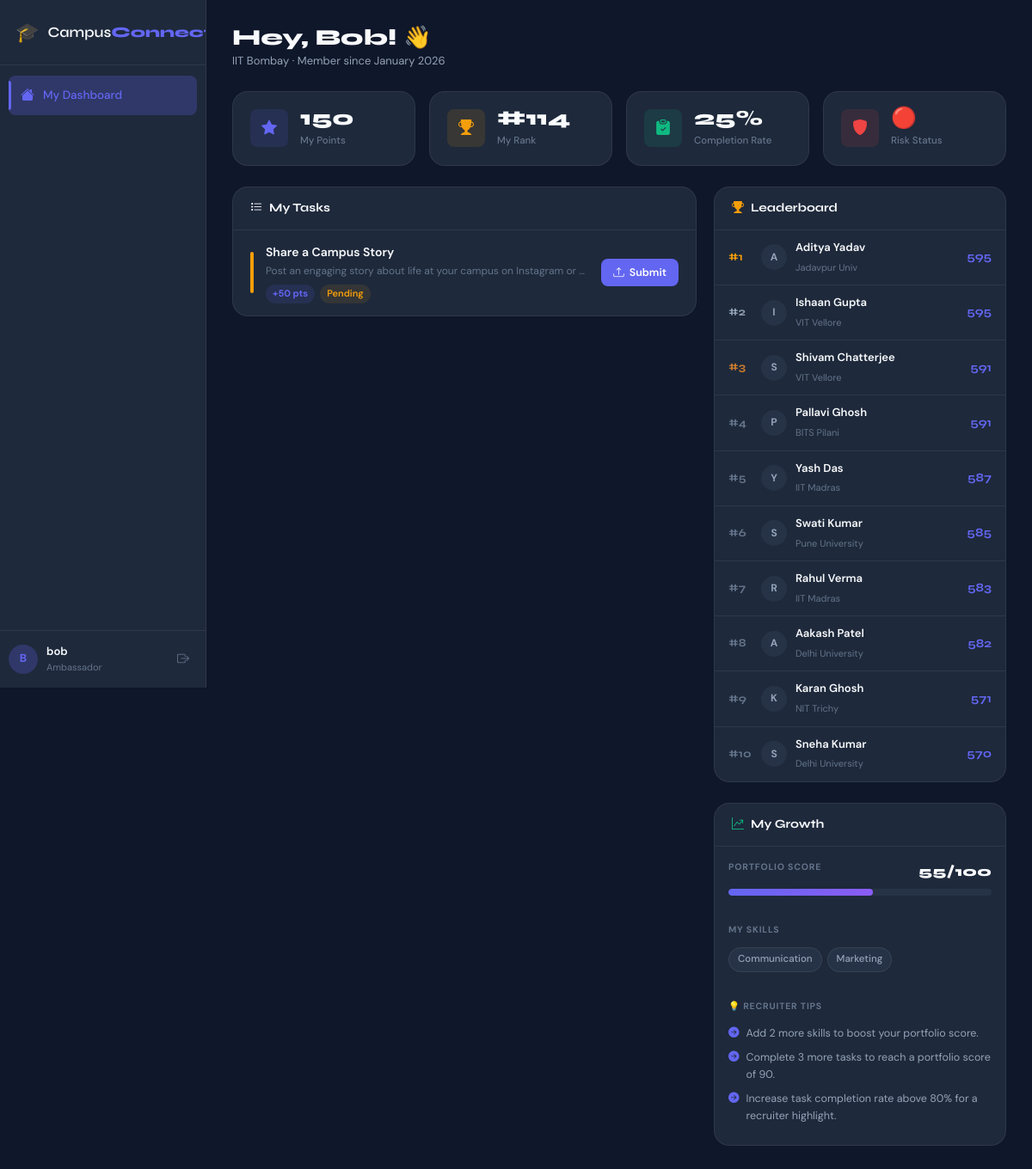
/ambassador/dashboard (signed in), run on the app's committed database.
### models.py (models this page shows, shortened)
class User(UserMixin, db.Model):
    __tablename__ = 'users'
    id            = db.Column(db.Integer, primary_key=True)
    username      = db.Column(db.String(80), unique=True, nullable=False)
    email         = db.Column(db.String(120), unique=True, nullable=False)
    password_hash = db.Column(db.String(256), nullable=False)
    role          = db.Column(db.String(20), nullable=False, default='ambassador')
    created_at    = db.Column(db.DateTime, default=datetime.utcnow)
    ambassador = db.relationship('Ambassador', backref='user', uselist=False)
    def is_admin(self):
        return self.role == 'admin'

class Ambassador(db.Model):
    __tablename__ = 'ambassadors'
    id                = db.Column(db.Integer, primary_key=True)
    user_id           = db.Column(db.Integer, db.ForeignKey('users.id'), nullable=False)
    name              = db.Column(db.String(100), nullable=False)
    college           = db.Column(db.String(150), nullable=False)
    city              = db.Column(db.String(80))
    lat               = db.Column(db.Float)
    lng               = db.Column(db.Float)
    points            = db.Column(db.Integer, default=100)
    rank              = db.Column(db.Integer, default=0)
    risk_score        = db.Column(db.Integer, default=0)
    status            = db.Column(db.String(30), default='active')
    inactive_days     = db.Column(db.Integer, default=0)
    completion_rate   = db.Column(db.Float, default=1.0)
    response_time_hrs = db.Column(db.Float, default=4.0)
    portfolio_score   = db.Column(db.Integer, default=70)
    skills            = db.Column(db.String(200), default='Communication,Marketing')
    intervention_note = db.Column(db.Text)
    joined_at         = db.Column(db.DateTime, default=datetime.utcnow)
    last_active       = db.Column(db.DateTime, default=datetime.utcnow)
    tasks       = db.relationship('TaskAssignment', backref='ambassador', lazy='dynamic')
    submissions = db.relationship('Submission', backref='ambassador', lazy='dynamic')
    def calculate_risk(self):
        risk = 0
        reasons = []
        if self.inactive_days > 3:
            risk += 30
            reasons.append({'factor': f'Inactive {self.inactive_days} days', 'score': 30, 'icon': '😴'})
        if self.completion_rate < 0.5:
            risk += 30
            reasons.append({'factor': f'Task completion {int(self.completion_rate * 100)}%', 'score': 30, 'icon': '📋'})
        elif self.completion_rate < 0.75:
            risk += 15
            reasons.append({'factor': f'Task completion {int(self.completion_rate * 100)}%', 'score': 15, 'icon': '📋'})
        if self.response_time_hrs > 24:
            risk += 20
            reasons.append({'factor': f'Response delay >{int(self.response_time_hrs)}h', 'score': 20, 'icon': '⏱️'})
        elif self.response_time_hrs > 12:
            risk += 10
            reasons.append({'factor': f'Response delay >{int(self.response_time_hrs)}h', 'score': 10, 'icon': '⏱️'})
        self.risk_score = min(risk, 100)
        self.status = 'at_risk' if self.risk_score >= 70 else 'active'
        return self.risk_score, reasons
    def risk_badge(self):
        if self.risk_score >= 70: return '🔴'
        if self.risk_score >= 40: return '🟡'
        return '🟢'

class TaskAssignment(db.Model):
    __tablename__ = 'task_assignments'
    id             = db.Column(db.Integer, primary_key=True)
    task_id        = db.Column(db.Integer, db.ForeignKey('tasks.id'), nullable=False)
    ambassador_id  = db.Column(db.Integer, db.ForeignKey('ambassadors.id'), nullable=False)
    status         = db.Column(db.String(30), default='pending')
    assigned_at    = db.Column(db.DateTime, default=datetime.utcnow)
    auto_assigned  = db.Column(db.Boolean, default=False)
    submission = db.relationship('Submission', backref='assignment', uselist=False)

class Task(db.Model):
    __tablename__ = 'tasks'
    id          = db.Column(db.Integer, primary_key=True)
    title       = db.Column(db.String(200), nullable=False)
    description = db.Column(db.Text)
    points      = db.Column(db.Integer, default=50)
    deadline    = db.Column(db.DateTime)
    created_at  = db.Column(db.DateTime, default=datetime.utcnow)
    created_by  = db.Column(db.Integer, db.ForeignKey('users.id'))
    assignments = db.relationship('TaskAssignment', backref='task', lazy='dynamic')

### routes/ambassador.py (the view)
@ambassador_bp.route('/dashboard')
@ambassador_required
def dashboard():
    amb = Ambassador.query.filter_by(user_id=current_user.id).first()
    if not amb:
        flash('Ambassador profile not found.', 'danger')
        return redirect(url_for('auth.logout'))
    amb.calculate_risk()
    db.session.commit()
    assignments = (
        TaskAssignment.query
        .filter_by(ambassador_id=amb.id)
        .order_by(TaskAssignment.assigned_at.desc())
        .all()
    )
    leaderboard = Ambassador.query.order_by(Ambassador.points.desc()).limit(10).all()
    skills = [s.strip() for s in (amb.skills or '').split(',') if s.strip()]
    tips = _growth_tips(amb)
    return render_template(
        'ambassador/dashboard.html',
        amb=amb,
        assignments=assignments,
        leaderboard=leaderboard,
        skills=skills,
        tips=tips,
    )

### routes/ambassador.py (called while the page is built)
def ambassador_required(f):
    @wraps(f)
    def decorated(*args, **kwargs):
        if not current_user.is_authenticated or current_user.role != 'ambassador':
            flash('Ambassador access required.', 'danger')
            return redirect(url_for('auth.login'))
        return f(*args, **kwargs)
    return login_required(decorated)

def _growth_tips(amb):
    tips = []
    skills = [s.strip() for s in (amb.skills or '').split(',')]
    if len(skills) < 4:
        tips.append(f'Add {4 - len(skills)} more skills to boost your portfolio score.')
    if amb.portfolio_score < 90:
        diff = 90 - amb.portfolio_score
        tips.append(f'Complete {max(1, diff // 10)} more tasks to reach a portfolio score of 90.')
    if amb.completion_rate < 0.8:
        tips.append('Increase task completion rate above 80% for a recruiter highlight.')
    if not tips:
        tips.append('Great work! Keep completing tasks to maintain your top ranking.')
    return tips

### templates/ambassador/dashboard.html (shortened to what this page needs)
{% extends "base.html" %}
{% block content %}
<div class="page-header">
  <div>
    <h1 class="page-title">Hey, {{ amb.name.split()[0] }}! 👋</h1>
    <p class="page-sub">{{ amb.college }} · Member since {{ amb.joined_at.strftime('%B %Y') }}</p>
  </div>
</div>
<div class="kpi-grid">
  <div class="kpi-card">
    <div class="kpi-icon" style="background:rgba(99,102,241,0.12);color:#6366f1">
      <i class="bi bi-star-fill"></i>
    </div>
    <div class="kpi-info">
      <span class="kpi-num" id="myPoints">{{ amb.points }}</span>
      <span class="kpi-label">My Points</span>
    </div>
  </div>
  <div class="kpi-card">
    <div class="kpi-icon" style="background:rgba(245,158,11,0.12);color:#f59e0b">
      <i class="bi bi-trophy-fill"></i>
    </div>
    <div class="kpi-info">
      <span class="kpi-num">#{{ amb.rank }}</span>
      <span class="kpi-label">My Rank</span>
    </div>
  </div>
  <div class="kpi-card">
    <div class="kpi-icon" style="background:rgba(16,185,129,0.12);color:#10b981">
      <i class="bi bi-clipboard-check-fill"></i>
    </div>
    <div class="kpi-info">
      <span class="kpi-num">{{ (amb.completion_rate * 100)|int }}%</span>
      <span class="kpi-label">Completion Rate</span>
    </div>
  </div>
  <div class="kpi-card">
    <div class="kpi-icon" style="background:rgba(239,68,68,0.12);color:#{{ 'ef4444' if amb.risk_score >= 70 else 'f59e0b' if amb.risk_score >= 40 else '10b981' }}">
      <i class="bi bi-shield-fill"></i>
    </div>
    <div class="kpi-info">
      <span class="kpi-num">{{ amb.risk_badge() }}</span>
      <span class="kpi-label">Risk Status</span>
    </div>
  </div>
</div>
<div class="dashboard-grid">
  <div class="card-cc col-span-2">
    <div class="card-header-cc">
      <h3><i class="bi bi-list-task me-2"></i>My Tasks</h3>
    </div>
    {% if assignments %}
    <div class="tasks-list">
      {% for ta in assignments %}
      <div class="task-card-row">
        <div class="task-status-indicator {{ ta.status }}"></div>
        <div class="task-main-info">
          <span class="task-title-main">{{ ta.task.title }}</span>
          <span class="task-desc-short">{{ ta.task.description[:80] if ta.task.description else '' }}…</span>
          <div class="task-meta-row">
            <span class="pts-chip">+{{ ta.task.points }} pts</span>
            <span class="status-chip status-{{ ta.status }}">{{ ta.status.title() }}</span>
          </div>
        </div>
        {% if ta.status == 'pending' %}
        <a href="{{ url_for('ambassador.task_detail', assignment_id=ta.id) }}" class="btn-cc-primary btn-sm-cc">
          <i class="bi bi-upload"></i> Submit
        </a>
        {% elif ta.status == 'submitted' %}
        <span class="review-badge">⏳ In Review</span>
        {% elif ta.status == 'verified' %}
        <span class="verified-badge">✅ Done</span>
        {% endif %}
      </div>
      {% endfor %}
    </div>
    {% else %}
    <div class="empty-state">
      <i class="bi bi-inbox" style="font-size:2rem"></i>
      <p>No tasks assigned yet. Check back soon!</p>
    </div>
    {% endif %}
  </div>
  <div>
    <div class="card-cc mb-4">
      <div class="card-header-cc">
        <h3><i class="bi bi-trophy-fill me-2" style="color:#f59e0b"></i>Leaderboard</h3>
      </div>
      {% for a in leaderboard %}
      <div class="lb-row {% if a.id == amb.id %}lb-me{% endif %}">
        <span class="lb-rank {% if loop.index <= 3 %}top-{{ loop.index }}{% endif %}">#{{ loop.index }}</span>
        <div class="lb-avatar">{{ a.name[0] }}</div>
        <div class="lb-info">
          <span class="lb-name">{{ a.name }}{% if a.id == amb.id %} (You){% endif %}</span>
          <span class="lb-college">{{ a.college }}</span>
        </div>
        <span class="lb-pts">{{ a.points }}</span>
      </div>
      {% endfor %}
    </div>
    <div class="card-cc">
      <div class="card-header-cc">
        <h3><i class="bi bi-graph-up-arrow me-2" style="color:#10b981"></i>My Growth</h3>
      </div>
      <div class="portfolio-section p-3">
        <div class="d-flex justify-content-between mb-1">
          <span class="why-title">PORTFOLIO SCORE</span>
          <span class="total-score">{{ amb.portfolio_score }}/100</span>
        </div>
        <div class="portfolio-bar-wrap">
          <div class="portfolio-bar" style="width:{{ amb.portfolio_score }}%"></div>
        </div>
      </div>
      <div class="skills-section p-3">
        <p class="why-title">MY SKILLS</p>
        <div class="skills-wrap">
          {% for s in skills %}
          <span class="skill-chip">{{ s }}</span>
          {% endfor %}
        </div>
      </div>
      <div class="growth-tips p-3">
        <p class="why-title">💡 RECRUITER TIPS</p>
        {% for tip in tips %}
        <div class="tip-row"><i class="bi bi-arrow-right-circle-fill" style="color:#6366f1"></i> {{ tip }}</div>
        {% endfor %}
      </div>
    </div>
  </div>
</div>
{% endblock %}

### templates/base.html (shortened to what this page needs)
<!DOCTYPE html>
<html lang="en">
<head>
  <link href="https://cdn.jsdelivr.net/npm/bootstrap@5.3.2/dist/css/bootstrap.min.css" rel="stylesheet"/>
  <link href="https://cdn.jsdelivr.net/npm/bootstrap-icons@1.11.3/font/bootstrap-icons.css" rel="stylesheet"/>
  <link href="{{ url_for('static', filename='css/style.css') }}" rel="stylesheet"/>
</head>
<body>
{% if current_user.is_authenticated %}
<div class="sidebar" id="sidebar">
  <div class="sidebar-brand">
    <span class="brand-icon">🎓</span>
    <span class="brand-text">Campus<strong>Connect</strong></span>
  </div>
  <nav class="sidebar-nav">
    {% if current_user.is_admin() %}
      <a href="{{ url_for('admin.dashboard') }}" class="nav-item {% if request.endpoint == 'admin.dashboard' %}active{% endif %}">
        <i class="bi bi-grid-1x2-fill"></i><span>Dashboard</span>
      </a>
      <a href="{{ url_for('admin.submissions') }}" class="nav-item {% if request.endpoint == 'admin.submissions' %}active{% endif %}">
        <i class="bi bi-inbox-fill"></i><span>Submissions</span>
        {% set pending_count = pending_submissions_count() if pending_submissions_count is defined else 0 %}
        <span class="badge bg-danger ms-auto" id="sub-badge">●</span>
      </a>
    {% else %}
      <a href="{{ url_for('ambassador.dashboard') }}" class="nav-item {% if request.endpoint == 'ambassador.dashboard' %}active{% endif %}">
        <i class="bi bi-house-fill"></i><span>My Dashboard</span>
      </a>
    {% endif %}
  </nav>
  <div class="sidebar-footer">
    <div class="user-chip">
      <div class="user-avatar">{{ current_user.username[0].upper() }}</div>
      <div class="user-info">
        <span class="user-name">{{ current_user.username }}</span>
        <span class="user-role">{{ current_user.role }}</span>
      </div>
    </div>
    <a href="{{ url_for('auth.logout') }}" class="btn-logout" title="Logout">
      <i class="bi bi-box-arrow-right"></i>
    </a>
  </div>
</div>
<div class="main-content" id="mainContent">
{% endif %}
{% block content %}{% endblock %}
{% if current_user.is_authenticated %}
</div>
{% endif %}
<link rel="stylesheet" href="https://unpkg.com/leaflet@1.9.4/dist/leaflet.css"/>
</body>
</html>

### data on the page
User: username "B", username "bob", role "Ambassador"
Ambassador: name "Bob", college "IIT Bombay", joined_at "January 2026", points "150", rank "114", (amb.completion_rate*100)|int "25", risk_badge "🔴", portfolio_score "55"
TaskAssignment: task "Share a Campus Story", task "Post an engaging story about life at your campus on Instagram or…", task.points "50", status "Pending"
Ambassador: name "A", name "Aditya Yadav", college "Jadavpur Univ", points "595"
Ambassador: name "I", name "Ishaan Gupta", college "VIT Vellore", points "595"
Ambassador: name "S", name "Shivam Chatterjee", college "VIT Vellore", points "591"
Ambassador: name "P", name "Pallavi Ghosh", college "BITS Pilani", points "591"
Ambassador: name "Y", name "Yash Das", college "IIT Madras", points "587"
Ambassador: name "S", name "Swati Kumar", college "Pune University", points "585"
Ambassador: name "R", name "Rahul Verma", college "IIT Madras", points "583"
Ambassador: name "A", name "Aakash Patel", college "Delhi University", points "582"
Ambassador: name "K", name "Karan Ghosh", college "NIT Trichy", points "571"
Ambassador: name "S", name "Sneha Kumar", college "Delhi University", points "570"

### other printed values
{{ s }} "Communication" "Marketing"
{{ tip }} "Add 2 more skills to boost your portfolio score." "Complete 3 more tasks to reach a portfolio score of 90." "Increase task completion rate above 80% for a recruiter highlight."
